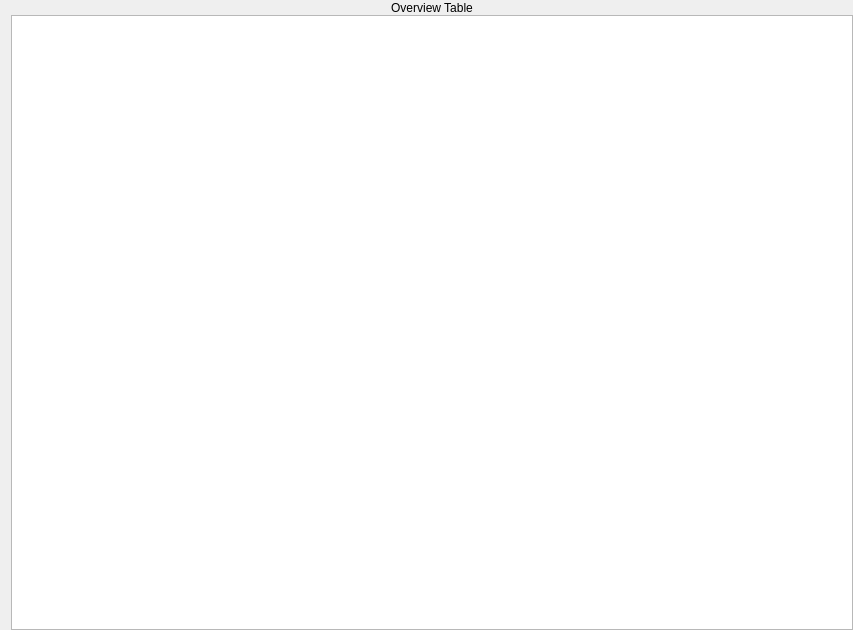
<?xml version="1.0" encoding="UTF-8"?>
<ui version="4.0">
 <class>C_SdNdeCoOverviewWidget</class>
 <widget class="QWidget" name="C_SdNdeCoOverviewWidget">
  <property name="geometry">
   <rect>
    <x>0</x>
    <y>0</y>
    <width>853</width>
    <height>630</height>
   </rect>
  </property>
  <property name="windowTitle">
   <string>C_SdNdeCoOverviewWidget</string>
  </property>
  <layout class="QVBoxLayout" name="verticalLayout">
   <property name="spacing">
    <number>0</number>
   </property>
   <property name="topMargin">
    <number>0</number>
   </property>
   <property name="rightMargin">
    <number>0</number>
   </property>
   <property name="bottomMargin">
    <number>0</number>
   </property>
   <item>
    <layout class="QVBoxLayout" name="verticalLayoutCoTableOverview" stretch="0,0,1,0">
     <property name="spacing">
      <number>0</number>
     </property>
     <item>
      <spacer name="verticalSpacer">
       <property name="orientation">
        <enum>Qt::Vertical</enum>
       </property>
       <property name="sizeType">
        <enum>QSizePolicy::Expanding</enum>
       </property>
       <property name="sizeHint" stdset="0">
        <size>
         <width>20</width>
         <height>1</height>
        </size>
       </property>
      </spacer>
     </item>
     <item>
      <widget class="stw_opensyde_gui_elements::C_OgeLabGroupItem" name="pc_LabelNoChannels">
       <property name="text">
        <string>Overview Table</string>
       </property>
       <property name="alignment">
        <set>Qt::AlignCenter</set>
       </property>
      </widget>
     </item>
     <item>
      <widget class="stw_opensyde_gui::C_SdNdeCoOverviewTableView" name="pc_TableView"/>
     </item>
     <item>
      <spacer name="pc_VerticalSpacerBottom">
       <property name="orientation">
        <enum>Qt::Vertical</enum>
       </property>
       <property name="sizeType">
        <enum>QSizePolicy::Fixed</enum>
       </property>
       <property name="sizeHint" stdset="0">
        <size>
         <width>0</width>
         <height>0</height>
        </size>
       </property>
      </spacer>
     </item>
    </layout>
   </item>
  </layout>
 </widget>
 <customwidgets>
  <customwidget>
   <class>stw_opensyde_gui_elements::C_OgeLabGroupItem</class>
   <extends>QLabel</extends>
   <header>C_OgeLabGroupItem.h</header>
  </customwidget>
  <customwidget>
   <class>stw_opensyde_gui::C_SdNdeCoOverviewTableView</class>
   <extends>QTableWidget</extends>
   <header>C_SdNdeCoOverviewTableView.h</header>
  </customwidget>
 </customwidgets>
 <resources/>
 <connections/>
</ui>
